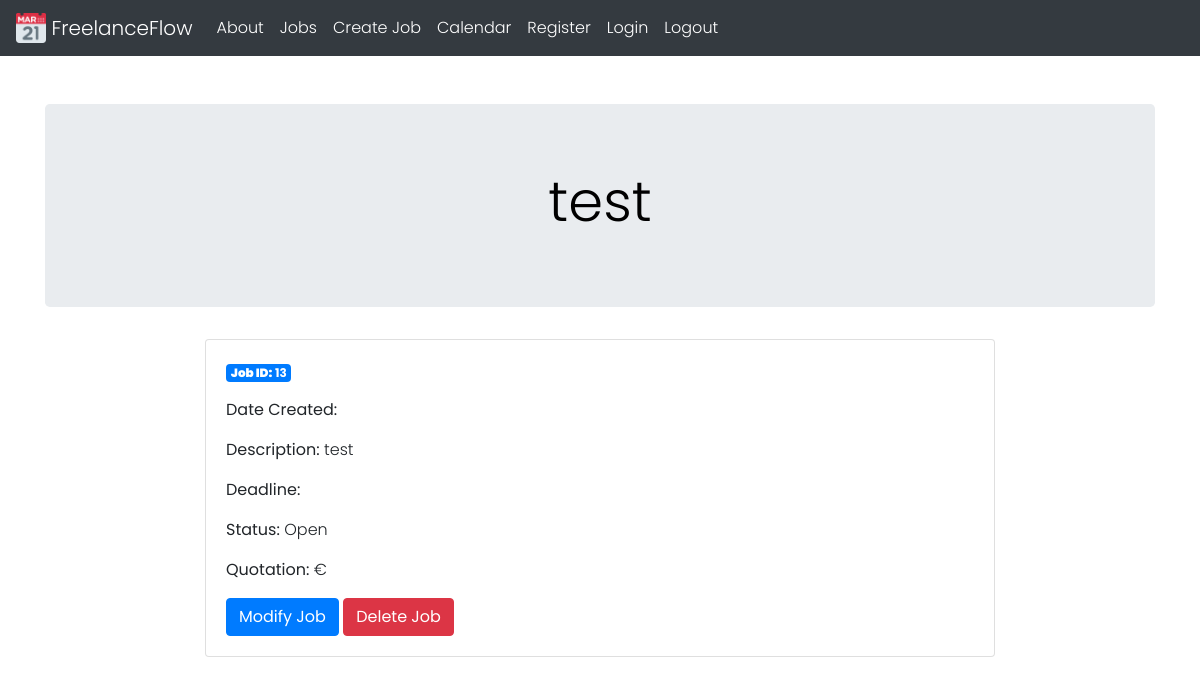
The app's page /13 (signed in) with its own data.
### tables this page shows
CREATE TABLE Jobs (
    jobid INTEGER PRIMARY KEY AUTOINCREMENT,
    title TEXT NOT NULL,
    description TEXT NOT NULL,
    datecreated TEXT NOT NULL,
    deadline TEXT NOT NULL,
    status TEXT NOT NULL,
    quotation REAL NOT NULL,
    createdby INTEGER,
    FOREIGN KEY (createdby) REFERENCES Users(userid)
);

### application.py (the view)
@app.route('/<int:job_id>')
@login_required
def job(job_id):
    job = get_job(job_id)
    return render_template('job.html', job=job)

### application.py (called while the page is built)
def database_connection():
    conn = sqlite3.connect('freelanceflow.db')
    conn.row_factory = sqlite3.Row
    return conn

@login_manager.user_loader
def load_user(user_id):
    conn = database_connection()
    user_data = conn.execute('SELECT * FROM Users WHERE userid = ?', (user_id,)).fetchone()
    conn.close()
    if user_data is None:
        return None
    user = User(user_data['userid'], user_data['emailaddress'], user_data['password'], user_data['firstname'], user_data['lastname'], user_data['username'], user_data['accounttype'])
    return user

def get_job(job_id):
    conn = database_connection()
    job = conn.execute('SELECT * FROM Jobs WHERE jobid = ?', (job_id,)).fetchone()
    conn.close()
    if job is None:
        abort(404)
    return job

### templates/job.html (shortened to what this page needs)
{% extends 'base.html' %}
{% block jumbotron_title %} {{ job['title'] }} {% endblock %}
{% block content %}
    <div class="row justify-content-center">
        <div class="col-md-8">
            <div class="card">
                <div class="card-body">
                    <p class="badge badge-primary"><strong>Job ID:</strong> {{ job['jobid'] }}</p>
                    <p class="card-text"><strong>Date Created:</strong> {{ job['datecreated'] }}</p>
                    <p class="card-text"><strong>Description:</strong> {{ job['description'] }}</p>
                    <p class="card-text"><strong>Deadline:</strong> {{ job['deadline'] }}</p>
                    <p class="card-text"><strong>Status:</strong> {{ job['status'] }}</p>
                    <p class="card-text"><strong>Quotation:</strong> €{{ job['quotation'] }}</p>
                    <a href="{{ url_for('modifyjob', job_id=job['jobid']) }}" class="btn btn-primary">Modify Job</a>
                    <a href="{{ url_for('deletejob', job_id=job['jobid']) }}" class="btn btn-danger" onclick="return confirm('Are you sure you want to delete this job?')">Delete Job</a>
                </div>
            </div>
        </div>
    </div>
{% endblock %}

### static/css/style.css (style rules this page uses)
body { margin: 0; padding: 0; background-color: rgb(255, 255, 255); font-family: 'Poppins', sans-serif; font-weight: 300; }

### records on screen
Jobs: title "test", jobid "13", description "test", status "Open"
